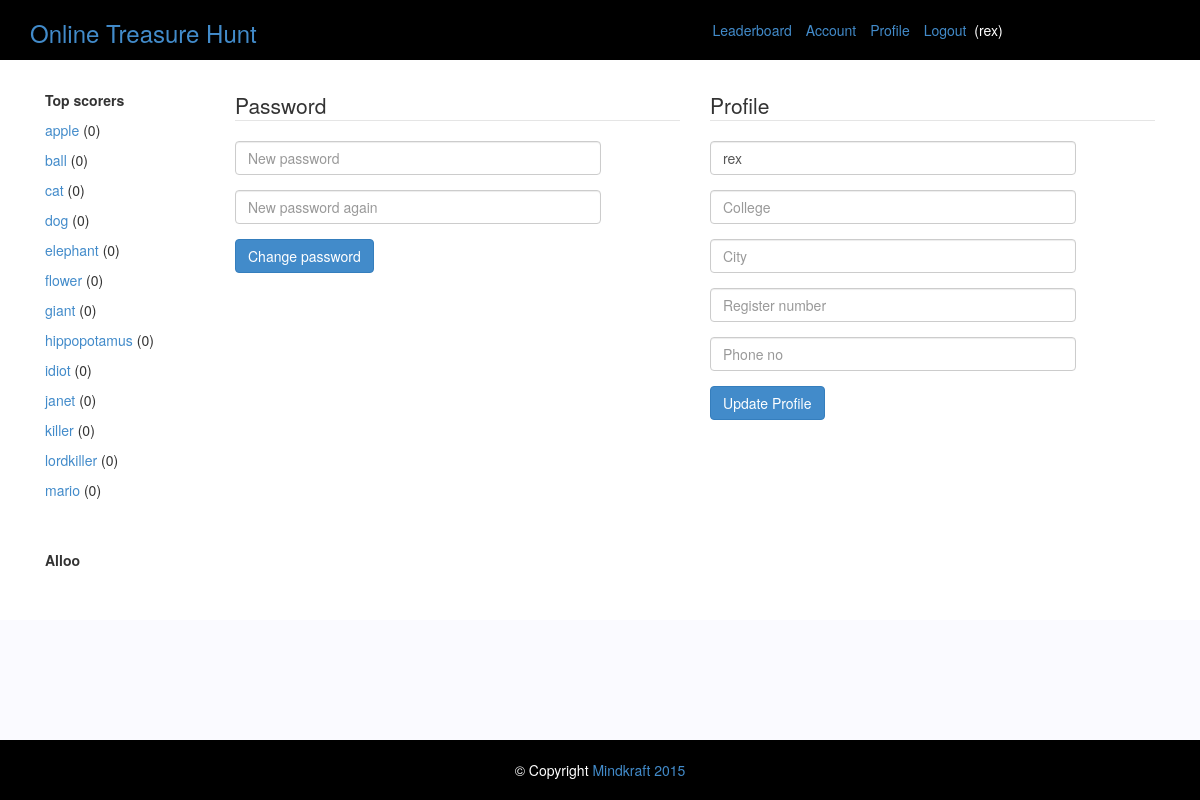
Page /account (signed in) on the committed database.
### models.py (models this page shows, shortened)
class BaseModel(Model):
    created_at = DateTimeField(default=datetime.now)
    class Meta(object):
        database = db

class User(BaseModel):
    name = CharField()
    email = CharField()
    password = CharField()
    token = CharField()
    user_type = CharField() # participant, admin
    college = CharField()
    city = CharField()
    register_no = CharField()
    phone = CharField()

### main.py (the view, shortened to what this page needs)
@app.route('/account', methods=['GET', 'POST'])
@login_required
def account():
    if request.method == 'GET':
        return render_template('account.html', profile_form=ProfileForm(), password_form=PasswordForm(), top_users=get_all_users())

### forms.py (shortened to what this page needs)
class ProfileForm(Form):
    name = wtforms.StringField( 'Name', [ validators.InputRequired() ])
    college = wtforms.StringField( 'College', [ validators.InputRequired() ])
    city = wtforms.StringField( 'City', [ validators.InputRequired() ])
    register_no = wtforms.StringField( 'Register no', [ validators.InputRequired() ])
    phone = wtforms.StringField( 'Phone', [ validators.InputRequired() ])
    def __init__(self, *args, **kwargs):
        Form.__init__(self, *args, **kwargs)

class PasswordForm(Form):
    password = PasswordField( 'Password', [validators.InputRequired()])
    password_again = PasswordField( 'Password Again', [validators.InputRequired()])
    def __init__(self, *args, **kwargs):
        Form.__init__(self, *args, **kwargs)

### main.py (called while the page is built)
@login_manager.user_loader
def load_user(userid):
    return User.get(id=int(userid))

@app.before_request
def before_request():
    print 'before connect'
    db.connect()
    print 'after connect'

@app.teardown_request
def teardown_request(exception):
    db.close()

### templates/account.html (shortened to what this page needs)
{% extends "base.html" %}
{% block maincontent %}
<div class="row">
   <form action="change-password" method="post" class="form-horizontal acc-form col-md-6">
     <legend>Password</legend>
      <div class="form-group">
        <div class="col-md-10">
            {{ password_form.password(placeholder="New password", class="form-control") }}
        </div>
      </div>
      <div class="form-group">
        <div class="col-md-10">
            {{ password_form.password_again(placeholder="New password again", class="form-control")}}
        </div>
      </div>
      <div class="form-group">
        <div class="col-md-2">
          <button type="submit" class="btn btn-primary">Change password</button>
        </div>
      </div>
    </form>
   <form method="post" class="form-horizontal acc-form col-md-6">
     <legend>Profile</legend>
     <div class="form-group">
        <div class="col-md-10">
            {{ profile_form.name(placeholder="Name", class="form-control", value=current_user.name) }}
        </div>
      </div>
      <div class="form-group">
        <div class="col-md-10">
            {{ profile_form.college(placeholder="College", class="form-control", value=current_user.college) }}
        </div>
      </div>
      <div class="form-group">
        <div class="col-md-10">
            {{ profile_form.city(placeholder="City", class="form-control", value=current_user.city) }}
        </div>
      </div>
      <div class="form-group">
        <div class="col-md-10">
            {{ profile_form.register_no(placeholder="Register number", class="form-control", value=current_user.register_no) }}
        </div>
      </div>
      <div class="form-group">
        <div class="col-md-10">
            {{ profile_form.phone(placeholder="Phone no", class="form-control", value=current_user.phone) }}
        </div>
      </div>
      <div class="form-group">
        <div class="col-md-2">
          <button type="submit" class="btn btn-primary">Update Profile</button>
        </div>
      </div>
    </form>
</div>
{% endblock %}

### templates/base.html (shortened to what this page needs)
<!doctype html>
<html class="no-js" lang="en">
<head>
    <link rel="stylesheet" href="/static/css/styles.css">
    <link rel="stylesheet" href="/static/css/bootstrap.min.css">
	<link rel="stylesheet" href="/static/css/jquery.dynatable.css">
</head>
<body>
    <div class="container-fluid">
        <header class="row">
            <div class="col-md-12">
              <div class="col-md-4"><h3><a class="logo" href="/">Online Treasure Hunt</a></h3></div>
                <ul class="menu col-md-offset-3 col-md-5">
                  {% if current_user.name %}
                  <a href="/leaderboard?sorts[rank]=1"><li>Leaderboard</li></a>
                    <a href="{{url_for('account')}}"><li>Account</li></a>
                    <a href="{{url_for('profile', id=current_user.id)}}"><li>Profile</li></a>
                    <li><a href="{{url_for('logout')}}">Logout</a> &nbsp({{current_user.name}})</li>
                  {% else %}
                  <a href="/leaderboard?sorts[rank]=1"><li>Leaderboard</li></a>
                    <a href="{{url_for('login')}}"><li>Login</li></a>
                    <a href="{{url_for('register')}}"><li>Register</li></a>
                  {% endif %}
                </ul>
            </div>
        </header>
    {% set messages = get_flashed_messages(with_categories=true) %}
        <div class="content col-md-12">
            <aside class="col-md-2">
                <div class="side-1">
                    <ul class="side-menu">
                        <li class="menu-title">Top scorers</li>
                        {% set i = 0 %}
                          {% if top_users %}
                            {% for user in top_users | sort(attribute='rank') %}
                              {% if i < 10 %}
                              <li><a href="{{url_for('profile', id=user.id)}}">{{user.profile_link}}</a> ({{user.points}})</li>
                                {% set i = i + 1 %}
                              {% endif %}
                            {% endfor %}
                          {% endif %}
                    </ul>
                </div>
                <div class="side-2">
                    <ul class="side-menu">
                      {% if current_user.user_type == 'mod' %}
                        <li class="menu-title">Alloo</li>
                      {% endif %}
                    </ul>
                </div>
            </aside>
            <div class="main-content col-md-10">
              {% block maincontent %}{% endblock %}
            </div>
        </div>
    </div>
	<footer>
		<p>&copy; Copyright <a href="http://www.mindkraft.org">Mindkraft 2015</a></p>
	</footer>
</body>
</html>

### static/css/styles.css (style rules this page uses)
article, aside, details, figcaption, figure, footer, header, hgroup, nav, section, summary { display: block; }
html { font-size: 100%; background: #fafaff; color: black; -webkit-text-size-adjust: 100%; -ms-text-size-adjust: 100%; }
html, button, input, select, textarea { font-family: sans-serif; }
body { margin: 0; }
a { background: transparent; }
h3 { font-size: 1.17em; margin: 1em 0; }
p, pre { margin: 1em 0; }
dl, menu, ol, ul { margin: 1em 0; }
menu, ol, ul { padding: 0 0 0 40px; }
form { margin: 0; }
legend { border: 0; padding: 0; white-space: normal; *margin-left: -7px; }
button, input, select, textarea { font-family: inherit; font-size: 100%; margin: 0; vertical-align: baseline; *vertical-align: middle; }
button, input { line-height: normal; }
button, select { text-transform: none; }
button, html input[type="button"], input[type="reset"], input[type="submit"] { -webkit-appearance: button; cursor: pointer; *overflow: visible; }
body { margin: auto; }
header { background: black; color: white; height: 60px; }
header .logo { text-decoration: none !important; }
header .menu { height: 60px; margin-top: 20px; }
header .menu li { list-style: none; display: inline-block; padding-right: 10px; }
footer { background: black; color: white; height: 60px; position: fixed; bottom: 0; width: 100%; }
footer p { text-align: center; margin-top: 20px; }
.side-menu { padding-left: 0; margin-bottom: 40px; }
.side-menu .menu-title { font-weight: bold; font-size: 14px; }
.side-menu li { list-style: none; padding-bottom: 10px; }

### rows in the picture
User: name "rex"
User: profile_link "apple", points "0"
User: profile_link "ball", points "0"
User: profile_link "cat", points "0"
User: profile_link "dog", points "0"
User: profile_link "elephant", points "0"
User: profile_link "flower", points "0"
User: profile_link "giant", points "0"
User: profile_link "hippopotamus", points "0"
User: profile_link "idiot", points "0"
User: profile_link "janet", points "0"
User: profile_link "killer", points "0"
User: profile_link "lordkiller", points "0"
User: profile_link "mario", points "0"
